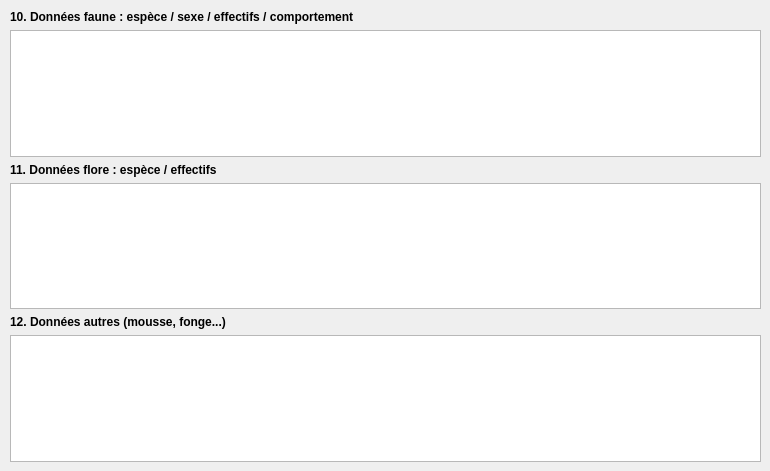
   <widget class="QWidget" name="tab">
    <attribute name="title">
     <string>Faune / Flore</string>
    </attribute>
    <widget class="QWidget" name="layoutWidget">
     <property name="geometry">
      <rect>
       <x>10</x>
       <y>10</y>
       <width>751</width>
       <height>452</height>
      </rect>
     </property>
     <layout class="QVBoxLayout" name="verticalLayout_3">
      <item>
       <widget class="QLabel" name="lbl_natfaune">
        <property name="font">
         <font>
          <weight>75</weight>
          <bold>true</bold>
         </font>
        </property>
        <property name="text">
         <string>10. Données faune : espèce / sexe / effectifs / comportement</string>
        </property>
       </widget>
      </item>
      <item>
       <widget class="QTextEdit" name="natfaune"/>
      </item>
      <item>
       <widget class="QLabel" name="lbl_natflore">
        <property name="font">
         <font>
          <weight>75</weight>
          <bold>true</bold>
         </font>
        </property>
        <property name="text">
         <string>11. Données flore : espèce / effectifs</string>
        </property>
       </widget>
      </item>
      <item>
       <widget class="QTextEdit" name="natflore"/>
      </item>
      <item>
       <widget class="QLabel" name="lbl_natautre">
        <property name="font">
         <font>
          <weight>75</weight>
          <bold>true</bold>
         </font>
        </property>
        <property name="text">
         <string>12. Données autres (mousse, fonge...)</string>
        </property>
       </widget>
      </item>
      <item>
       <widget class="QTextEdit" name="natautre"/>
      </item>
     </layout>
    </widget>
   </widget>
